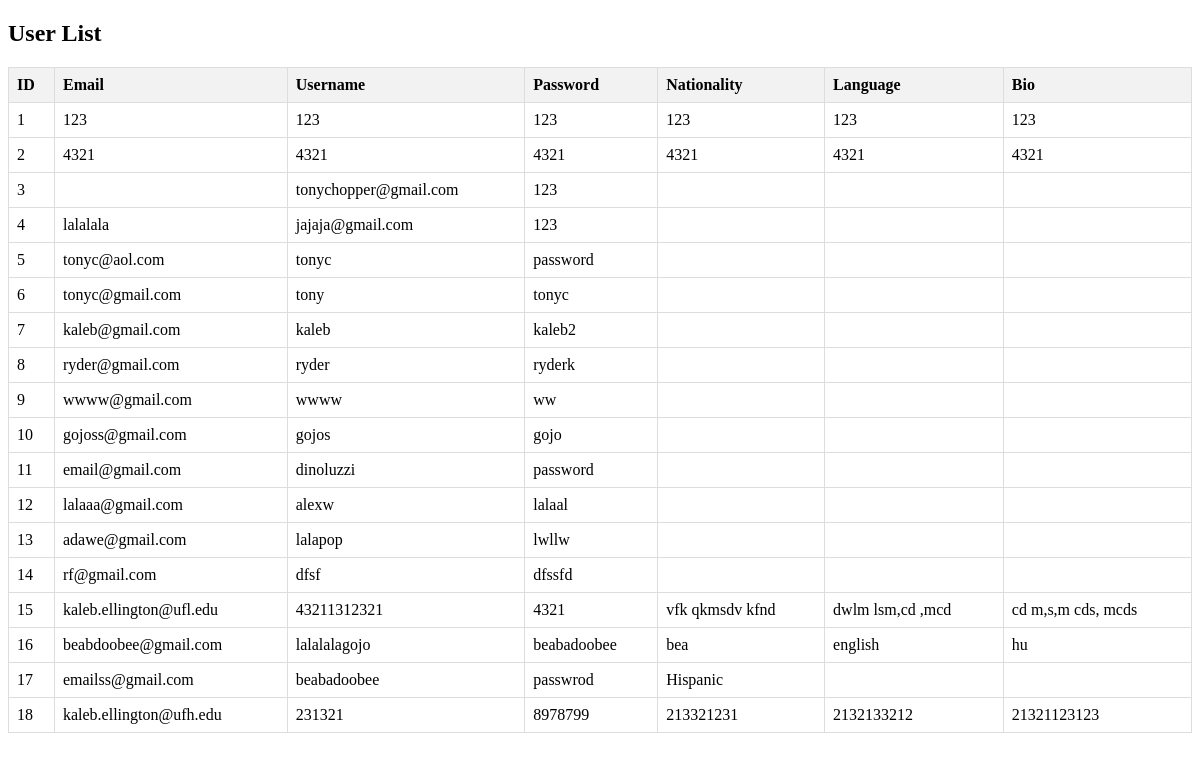
/users, run on an earlier commit of the app's database.
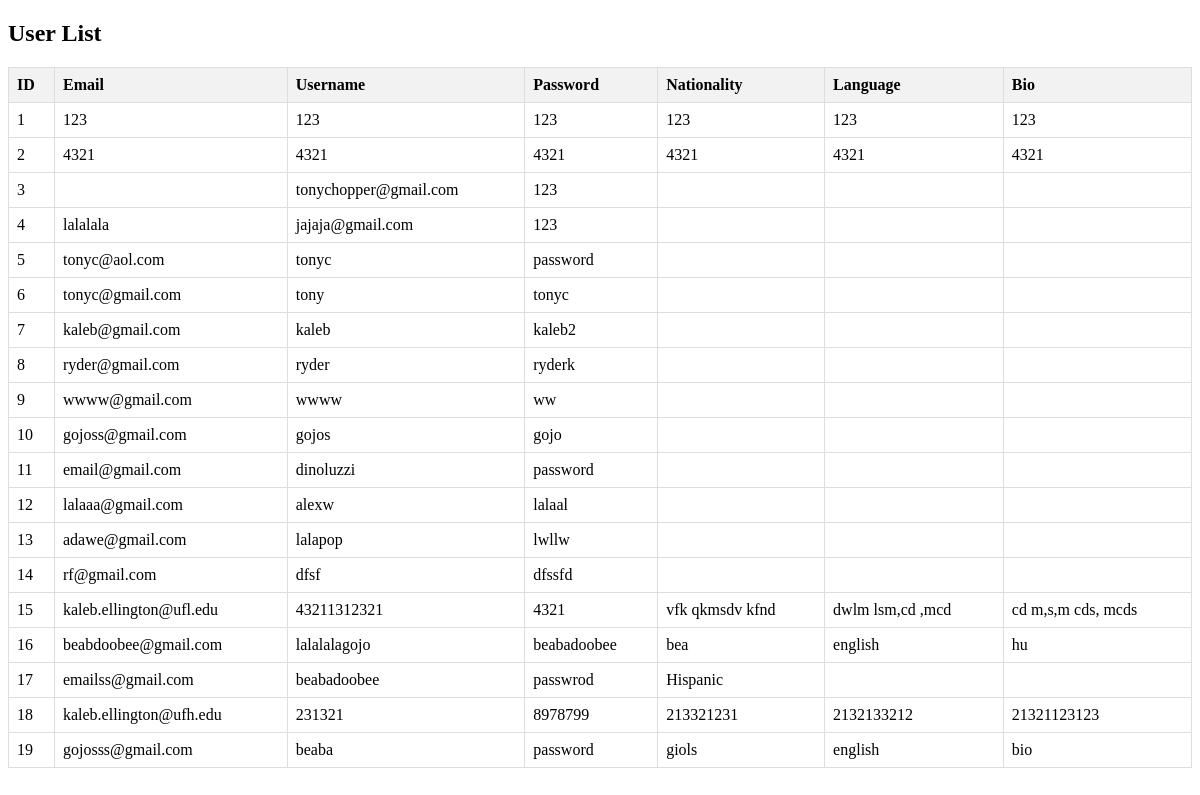
And on a later commit of the database.
### app.py (models this page shows)
class User(db.Model):
    __tablename__ = 'users'
    id = db.Column(db.Integer, primary_key=True)
    email = db.Column(db.String(100), unique=True, nullable=False)
    username = db.Column(db.String(50), unique=True, nullable=False)
    password = db.Column(db.String(100), nullable=False)
    language = db.Column(db.String(40), nullable=False)
    nationality = db.Column(db.String(50), nullable=False)
    bio = db.Column(db.String(300), nullable=True)

### app.py (the view)
@app.route('/users')
def display_users():
    users = User.query.all()
    return render_template('users.html', users=users)

### templates/users.html (shortened to what this page needs)
<!DOCTYPE html>
<html lang="en">
<head>
</head>
<body>
<h2>User List</h2>
<table>
    <thead>
    <tr>
        <th>ID</th>
        <th>Email</th>
        <th>Username</th>
        <th>Password</th>
        <th>Nationality</th>
        <th>Language</th>
        <th>Bio</th>
    </tr>
    </thead>
    <tbody>
    {% for user in users %}
    <tr>
        <td>{{ user.id }}</td>
        <td>{{ user.email }}</td>
        <td>{{ user.username }}</td>
        <td>{{ user.password }}</td>
        <td>{{ user.nationality }}</td>
        <td>{{ user.language }}</td>
        <td>{{ user.bio }}</td>
    </tr>
    {% endfor %}
    </tbody>

### templates/users.html (style rules this page uses)
table { border-collapse: collapse; width: 100%; }
th, td { border: 1px solid #ddd; padding: 8px; text-align: left; }
th { background-color: #f2f2f2; }

What changed in the data, as far as the page shows it:
added User: id "19", email "gojosss@gmail.com", username "beaba", password "password", nationality "giols", language "english", bio "bio"
